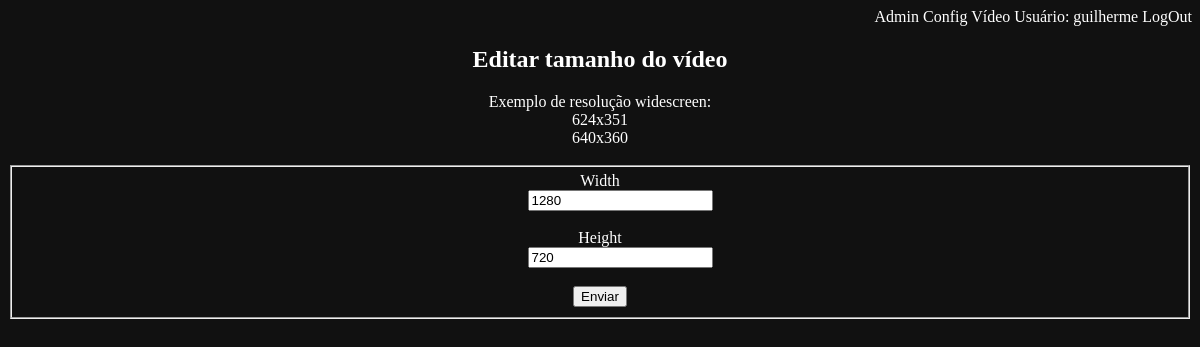
/config_edit_size?id=1 (signed in), run on an earlier commit of the app's database.
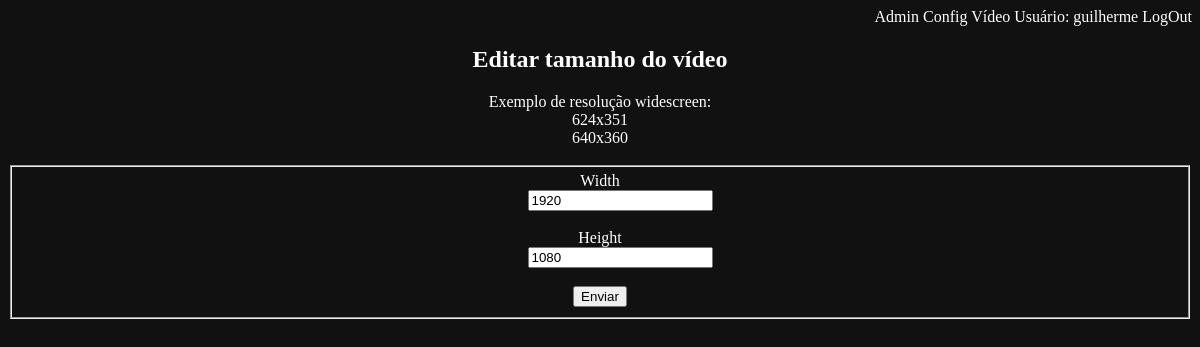
And on a later commit of the database.
### models.py (models this page shows, shortened)
class ConfigModel(db.Model):
    __tablename__ = "config"
    id = db.Column(db.Integer, primary_key=True)
    orientacao = db.Column(db.Text())
    width = db.Column(db.Text())
    height = db.Column(db.Text())

### app.py (the view)
@app.route('/config_edit_size', methods=['GET', 'POST'])
@login_required
def config_edit_size():
    crud = Crud()
    id=request.args.get('id')
    config = crud.retrieve_one(id, ConfigModel)
    form = SizeForm(width=config.width, height=config.height)
    if form.validate_on_submit():
        config.set_width(form.width.data)
        config.set_height(form.height.data)
        crud.update('')
        return redirect(url_for('config'))
    return render_template('config_edit_size.html', form=form)

### forms.py
class SizeForm(FlaskForm):
    id = HiddenField('id')
    width = StringField('Width', validators=[DataRequired()])
    height = StringField('Height', validators=[DataRequired()])
    submit = SubmitField('Enviar')

### app.py (called while the page is built)
@app.after_request
def add_header(response):
    response.headers['X-UA-Compatible'] = 'IE=Edge,chrome=1'
    response.headers['Cache-Control'] = 'no-cache, no-store, must-revalidate'
    response.headers['Pragma'] = 'no-cache'
    response.headers['Expires'] = '0'
    return response

### blueprints/login/login_bp.py (called while the page is built)
@login_manager.user_loader
def load_user(user_id):
    return UserModel.query.get(user_id)

### crud.py (called while the page is built)
    def retrieve_one(self, id, ClassModel):
        try:
            query = ClassModel.query.filter_by(id=id).first()
        except:
            flash("Erro na busca")
        return query

### templates/config_edit_size.html (shortened to what this page needs)
{% extends "template.html" %}
{% block content %}
<h2>Editar tamanho do vídeo</h2>
Exemplo de resolução widescreen:<br>
624x351<br>
640x360<br><br>
<div class="form">
  {% from "_formhelpers.html" import render_field %}
  <form method="POST">
    <fieldset>
      {{ render_field(form.width) }}
      {{ render_field(form.height) }}
      {{ form.submit }}
    </fieldset>
  </form>
</div>
{% endblock %}

### templates/_formhelpers.html (shortened to what this page needs)
{% macro render_field(field) %}
  <dt>{{ field.label }} <br>
  <dd>{{ field(**kwargs)|safe }} <br><br>
  </dd>
{% endmacro %}

What changed in the data, as far as the page shows it:
changed ConfigModel: width "1280" → "1920"; height "720" → "1080"
